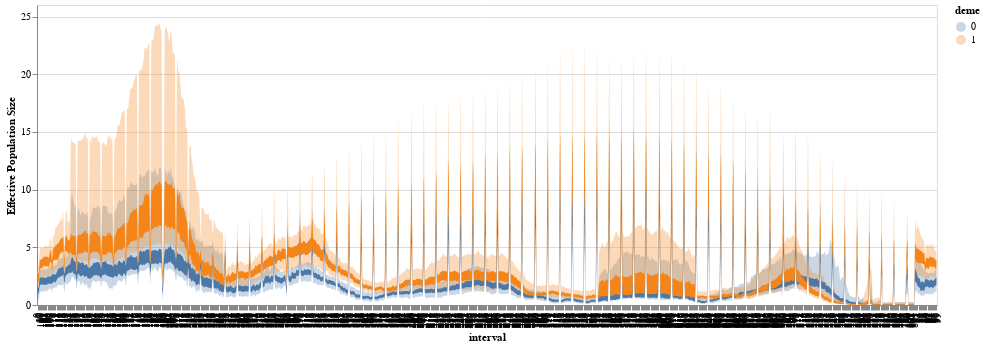

Write notebook code for a chart like this one.
### Code cell
line = alt.Chart(ne_summary).mark_area(interpolate='monotone').encode(
    alt.X('interval:O'),
    alt.Y('lower_hpd_log_50',axis=alt.Axis(title="Effective Population Size")),
    alt.Y2('upper_hpd_log_50' ),
    color=alt.Color('deme:N')
).properties(
    width=900,
    height=300
)

band = alt.Chart(ne_summary).mark_area(
    opacity=0.3, interpolate='monotone'
).encode(
    alt.X('interval:O'),
    alt.Y('lower_hpd_log_95',axis=alt.Axis(title="Effective Population Size")),
    alt.Y2('upper_hpd_log_95'),
    color=alt.Color('deme:N')
).properties(
    width=900,
    height=300
)

band + line

### Figure 1 — Vega-Lite specification as saved in the notebook (floating-point values rounded to 4 significant figures; data arrays with more than 128 entries replaced by an {"elided": "..."} marker saying what was removed)
{"config": {"view": {"continuousWidth": 400, "continuousHeight": 300}}, "layer": [{"mark": {"type": "area", "interpolate": "monotone", "opacity": 0.3}, "encoding": {"color": {"type": "nominal", "field": "deme"}, "x": {"type": "ordinal", "field": "interval"}, "y": {"type": "quantitative", "axis": {"title": "Effective Population Size"}, "field": "lower_hpd_log_95"}, "y2": {"field": "upper_hpd_log_95"}}, "height": 300, "width": 900}, {"mark": {"type": "area", "interpolate": "monotone"}, "encoding": {"color": {"type": "nominal", "field": "deme"}, "x": {"type": "ordinal", "field": "interval"}, "y": {"type": "quantitative", "axis": {"title": "Effective Population Size"}, "field": "lower_hpd_log_50"}, "y2": {"field": "upper_hpd_log_50"}}, "height": 300, "width": 900}], "data": {"name": "data-930f6b98b6ae4517c825979d86db9a0e"}, "$schema": "https://vega.github.io/schema/vega-lite/v4.8.1.json", "datasets": {"data-930f6b98b6ae4517c825979d86db9a0e": {"elided": "1612 records"}}}
